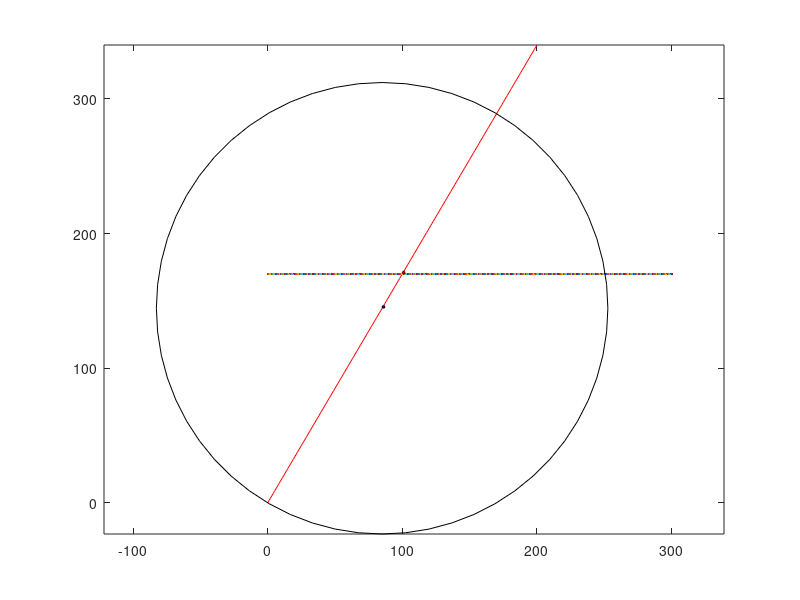

This figure's MATLAB source:
% R = [0 41 59.2 77.4 106.8 137.92 200];
% X = [0 129.7 165.2 200.8 240.1 282.1 340];
R = [0 200];
X = [0 340];
% x0 = 0.85*200/2;
axis([-100 400 -100 400]);
p = polyfit(R,X,1);
x = 0:200;
x1 = 0:300;
y = polyval(p,x);

% plot(R,X);
plot(x,y,'r-');
hold on;
plot(x1,170);
rectangle('Position',[85-167.65,144.5-167.65,167.65*2,167.65*2],'Curvature',[1,1]);
rectangle('Position',[85,144.5,2,2],'Curvature',[1,1],'FaceColor','b');
rectangle('Position',[100,170,2,2],'Curvature',[1,1],'FaceColor','r')

axis equal;
